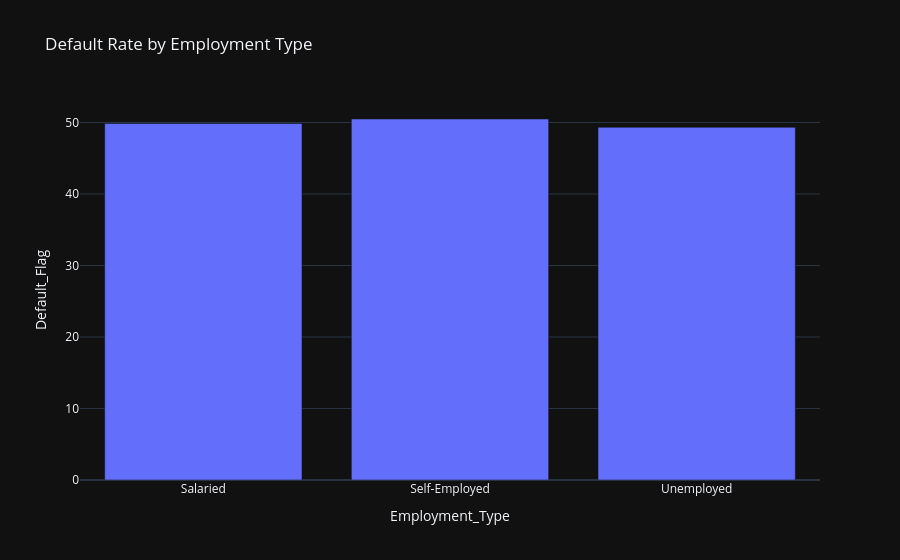

Notebook code cell kept with this figure:
### Code cell
# -----------------------------
# 4. Default Rate by Employment Type
# -----------------------------
default_emp = df.groupby("Employment_Type")["Default_Flag"].mean().reset_index()
default_emp["Default_Flag"] *= 100

fig4 = px.bar(
    default_emp,
    x="Employment_Type",
    y="Default_Flag",
    title="Default Rate by Employment Type"
)
fig4.show()

### Figure 1 — Plotly figure (JSON) as saved in the notebook; plotly's stock layout.template omitted (floating-point values rounded to 4 significant figures)
{"data": [{"hovertemplate": "Employment_Type=%{x}<br>Default_Flag=%{y}<extra></extra>", "legendgroup": "", "marker": {"color": "#636efa", "pattern": {"shape": ""}}, "name": "", "orientation": "v", "showlegend": false, "textposition": "auto", "x": ["Salaried", "Self-Employed", "Unemployed"], "xaxis": "x", "y": [49.86, 50.49, 49.33], "yaxis": "y", "type": "bar"}], "layout": {"xaxis": {"anchor": "y", "domain": [0.0, 1.0], "title": {"text": "Employment_Type"}}, "yaxis": {"anchor": "x", "domain": [0.0, 1.0], "title": {"text": "Default_Flag"}}, "legend": {"tracegroupgap": 0}, "title": {"text": "Default Rate by Employment Type"}, "barmode": "relative"}}
